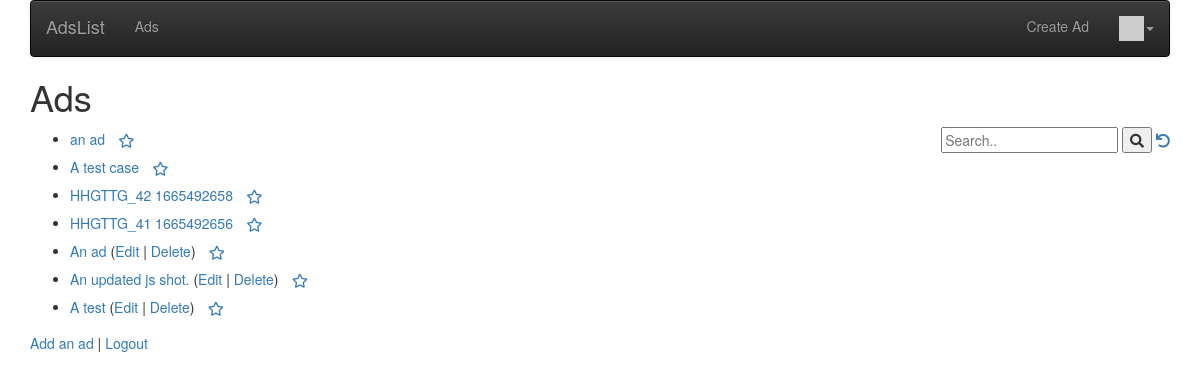
The app's page / (signed in) with its own data.
### ads/models.py (models this page shows, shortened)
class Ad(models.Model) :
    title = models.CharField(
            max_length=200,
            validators=[MinLengthValidator(2, "Title must be greater than 2 characters")]
    )
    price = models.DecimalField(max_digits=7, decimal_places=2, null=True)
    text = models.TextField()
    picture = models.BinaryField(null=True, editable=True)
    content_type = models.CharField(max_length=256, null = True, help_text='The MIMEType of the file')
    owner = models.ForeignKey(settings.AUTH_USER_MODEL, on_delete=models.CASCADE,null=True , blank = True)
    comments = models.ManyToManyField(settings.AUTH_USER_MODEL,
        through='Comment', related_name='comments_owned')
    favorites = models.ManyToManyField(settings.AUTH_USER_MODEL,
         through='Fav', related_name='favorite_ads')
    created_at = models.DateTimeField(auto_now_add=True)
    updated_at = models.DateTimeField(auto_now=True)
    tags = TaggableManager(blank=True)

### ads/views.py (the view)
# urls.py: path('', views.AdListView.as_view(), name='all'),
class AdListView(View):
    template_name = "ads/ad_list.html"
    def get(self, request) :
        strval =  request.GET.get("search", False)
        favorites = list()
        if request.user.is_authenticated:
            rows = request.user.favorite_ads.values('id')
            favorites = [ row['id'] for row in rows ]
        if strval :
            query = Q(title__icontains=strval)
            query.add(Q(text__icontains=strval), Q.OR)
            ad_list = Ad.objects.filter(query).select_related().order_by('-updated_at')[:10]
        else :
            ad_list = Ad.objects.all().order_by('-updated_at')[:10]
        for obj in ad_list:
            obj.natural_updated = naturaltime(obj.updated_at)
        ctx = { 'search': strval ,'ad_list' : ad_list, 'favorites': favorites }
        return render(request, self.template_name, ctx)

### home/context_processors.py (called while the page is built)
def settings(request):
    return {
        'settings': django_settings,
    }

### home/templatetags/app_tags.py (called while the page is built)
@register.filter(name='gravatar')
def gravatar(user, size=35):
    email = str(user.email.strip().lower()).encode('utf-8')
    email_hash = md5(email).hexdigest()
    url = "//www.gravatar.com/avatar/{0}?s={1}&d=identicon&r=PG"
    return url.format(email_hash, size)

### ads/templates/ads/ad_list.html (shortened to what this page needs)
{% extends "registration/base_menu.html" %}
{% block content %}
<h1>Ads</h1>
<div style="float:right">
<form>
  <input type="text" placeholder="Search.." name="search"
  >
  <button type="submit"><i class="fa fa-search"></i></button>
<a href="{% url 'ads:all' %}"><i class="fa fa-undo"></i></a>
</form>
</div>
<p>
{% if ad_list %}
<ul>
  {% for ad in ad_list %}
    <li>
        <a href="{% url 'ads:ad_detail'  ad.id %}">{{ ad.title }}</a>
        {% if ad.owner == user %}
        (<a href="{% url 'ads:ad_update' ad.id %}">Edit</a> |
        <a href="{% url 'ads:ad_delete' ad.id %}">Delete</a>)
        {% endif %}
        {% if user.is_authenticated %}
        <a href="#" onclick=
             "favPost('{% url 'ads:ad_favorite' ad.id %}', {{ ad.id }} );return false;"
            id="unfavorite_star_{{ad.id}}">
        <span class="fa-stack" style="vertical-align: middle;">
        <i class="fa fa-star-o fa-stack-1x"></i>
        </span>
        </a>
        {% endif %}
    </li>
  {% endfor %}
</ul>
{% else %}
  <p>There are no ads in the database.</p>
{% endif %}
</p>
<p>
<a href="{% url 'ads:ad_create' %}">Add an ad</a> |
{% if user.is_authenticated %}
<a href="{% url 'logout' %}">Logout</a>
{% else %}
<a href="{% url 'login' %}?next={% url 'ads:all' %}">Login</a>
{% endif %}
</p>
{% endblock %}

### home/templates/registration/base_menu.html (shortened to what this page needs)
{% extends "registration/base_bootstrap.html" %}
{% block navbar %}
{% load app_tags %}
<nav class="navbar navbar-default navbar-inverse">
  <div class="container-fluid">
    <div class="navbar-header">
        <a class="navbar-brand" href="/">{{ settings.APP_NAME }}</a>
    </div>
    <ul class="nav navbar-nav">
      {% url 'ads' as ads %}
      <li {% if request.get_full_path == ads %}class="active"{% endif %}>
          <a href="{% url 'ads:all' %}">Ads</a></li>
    </ul>
    <ul class="nav navbar-nav navbar-right">
        {% if user.is_authenticated %}
        <li>
        <a href="{% url 'ads:ad_create' %}">Create Ad</a>
        </li>
        <li class="dropdown">
            <a href="#" data-toggle="dropdown" class="dropdown-toggle">
                <img style="width: 25px;" src="{{ user|gravatar:60 }}"/><b class="caret"></b>
            </a>
        </li>
        {% else %}
        <li>
        <a href="{% url 'login' %}?next={% url 'ads:all' %}">Login</a>
        </li>
        {% endif %}
    </ul>
  </div>
</nav>
{% endblock %}

### home/templates/registration/base_bootstrap.html (shortened to what this page needs)
<!DOCTYPE html>
<html>
<head>
<link rel="stylesheet"
    href="https://maxcdn.bootstrapcdn.com/bootstrap/3.4.0/css/bootstrap.min.css"
>
<link rel="stylesheet"
    href="https://maxcdn.bootstrapcdn.com/bootstrap/3.4.0/css/bootstrap-theme.min.css"
>
<link rel="stylesheet"
    href="https://code.jquery.com/ui/1.12.1/themes/ui-lightness/jquery-ui.css"
>
<link rel="stylesheet" href="https://use.fontawesome.com/releases/v5.8.1/css/all.css">
<link rel="stylesheet" href="https://use.fontawesome.com/releases/v5.8.1/css/v4-shims.css">
</head>
<body>
<div class="container">
{% block navbar %} {% endblock %}
{% block content %}
{% endblock %}
</div>
</body>
</html>

### records on screen
Ad: title "an ad"
Ad: title "A test case"
Ad: title "HHGTTG_42 1665492658"
Ad: title "HHGTTG_41 1665492656"
Ad: title "An ad", shows "Edit"
Ad: title "An updated js shot.", shows "Edit"
Ad: title "A test", shows "Edit"

### other values on screen
{{ settings.APP_NAME }} "AdsList"
